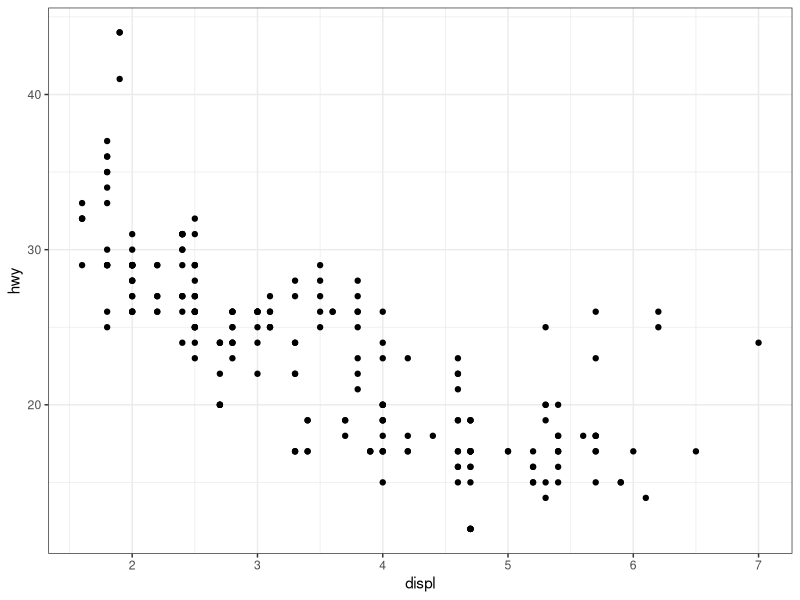
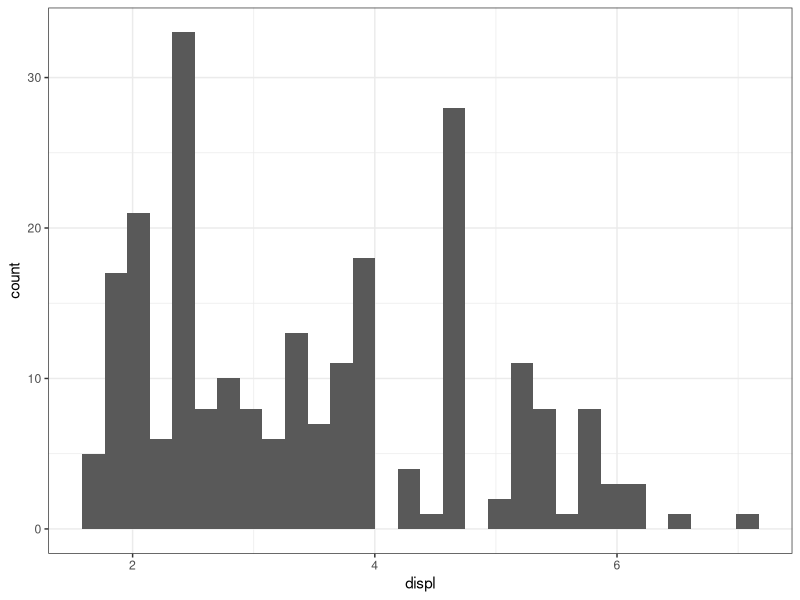
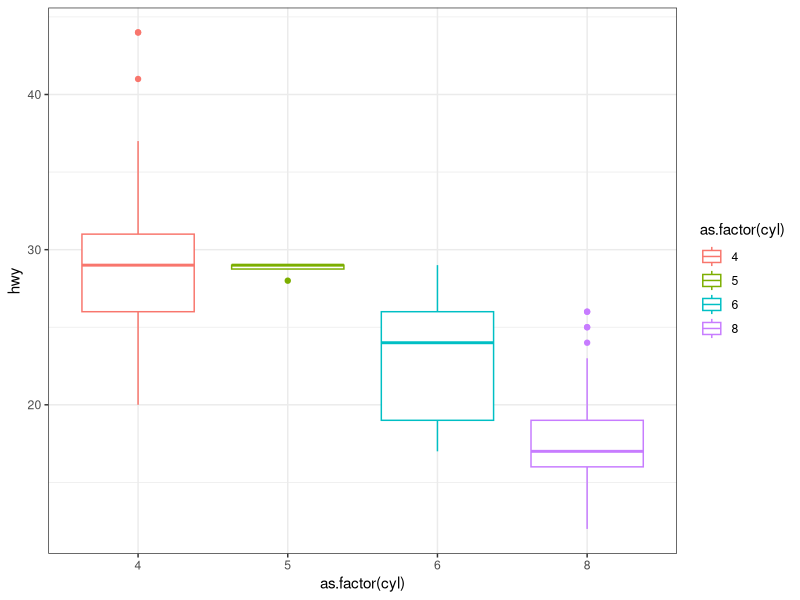
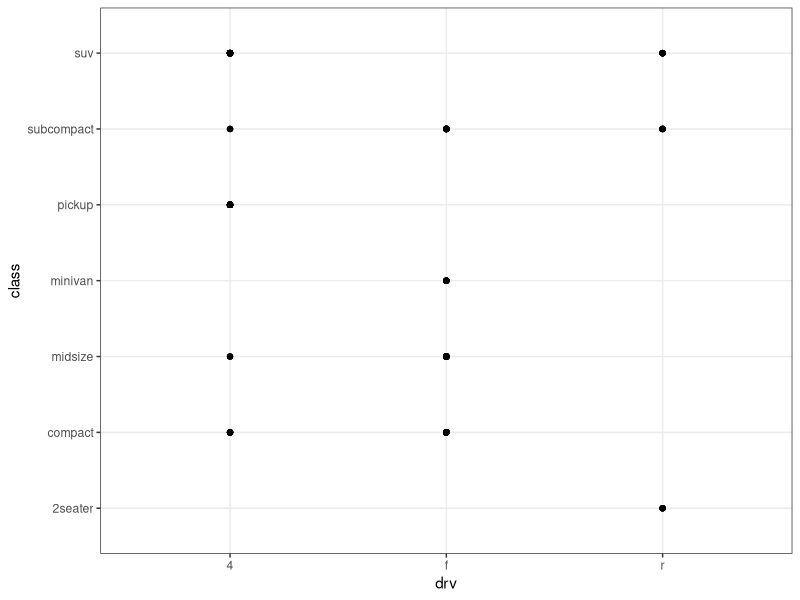
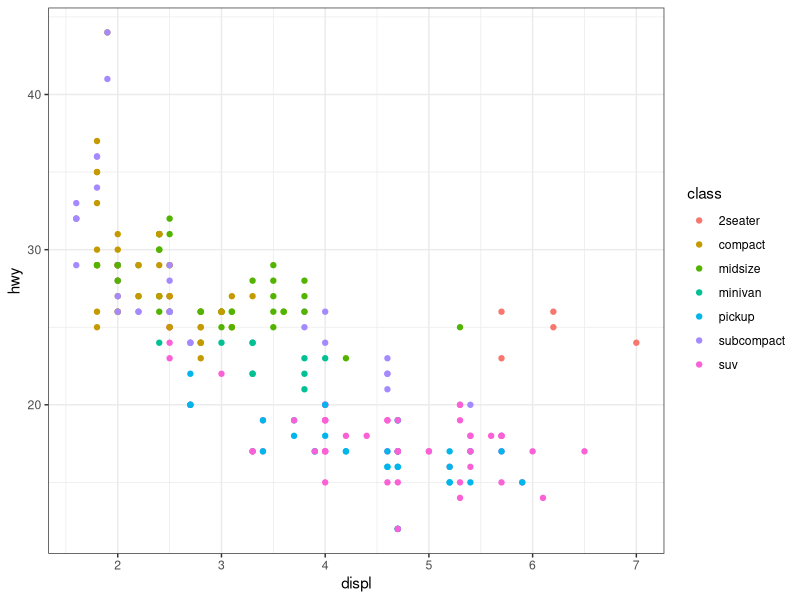
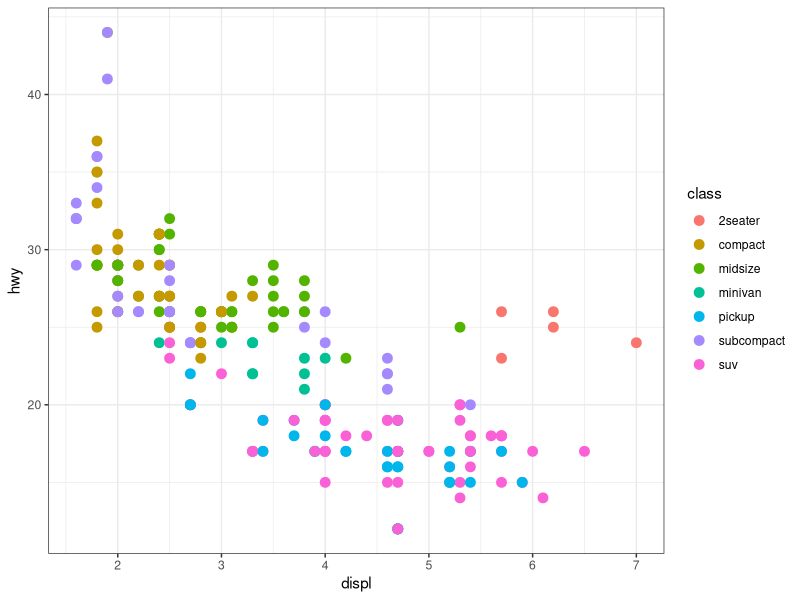
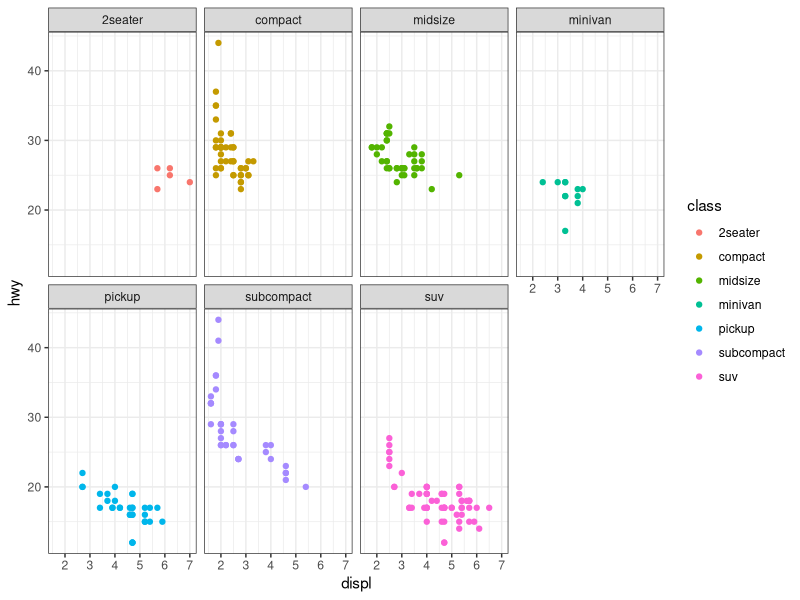
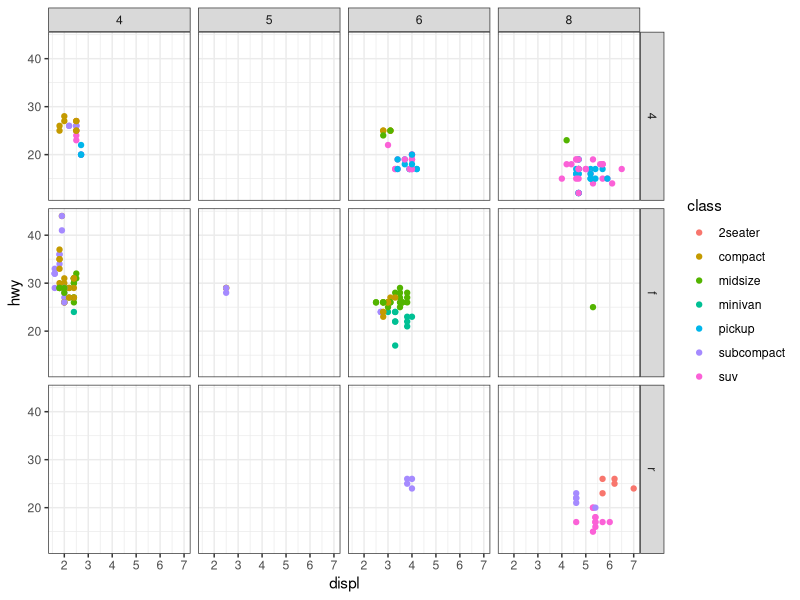

The R script that drew these images, in order:
## ---- chunk 1
library(tidyverse)
## ---- chunk 2
head(mpg)
## ---- chunk 3
ggplot(data = mpg) +
  geom_point(mapping = aes(x = displ, y = hwy)) + 
  theme_bw()
## ---- chunk 4
ggplot(data = mpg) +
  geom_histogram(mapping = aes(x = displ)) +
  theme_bw()
## ---- chunk 5
ncol(mpg)
nrow(mpg)
## ---- chunk 6
help(mpg)
## ---- chunk 7
ggplot(data = mpg) + 
  geom_boxplot(mapping = aes(x = as.factor(cyl), y = hwy, color = as.factor(cyl))) +
  theme_bw()
## ---- chunk 8
ggplot(data = mpg) + 
  geom_point(mapping = aes(x = drv, y = class)) + 
  theme_bw()
## ---- chunk 9
ggplot(data = mpg) +
  geom_point(mapping = aes(x = displ, y = hwy, colour = class)) +
  theme_bw()
## ---- chunk 10
mpg %>% 
  select(model, displ, cyl, class, hwy) %>%
  filter(class == "2seater")
## ---- chunk 11
ggplot(data = mpg) +
  geom_point(mapping = aes(x = displ, y = hwy, colour = class), size = 3) +
  theme_bw()
## ---- chunk 12
ggplot(data = mpg) +
  geom_point(mapping = aes(x = displ, y = hwy, colour = class)) +
  facet_wrap(~ class, nrow = 2) + 
  theme_bw()
## ---- chunk 13
ggplot(data = mpg) +
  geom_point(mapping = aes(x = displ, y = hwy, colour = class)) +
  facet_grid(drv ~ cyl) +
  theme_bw()
